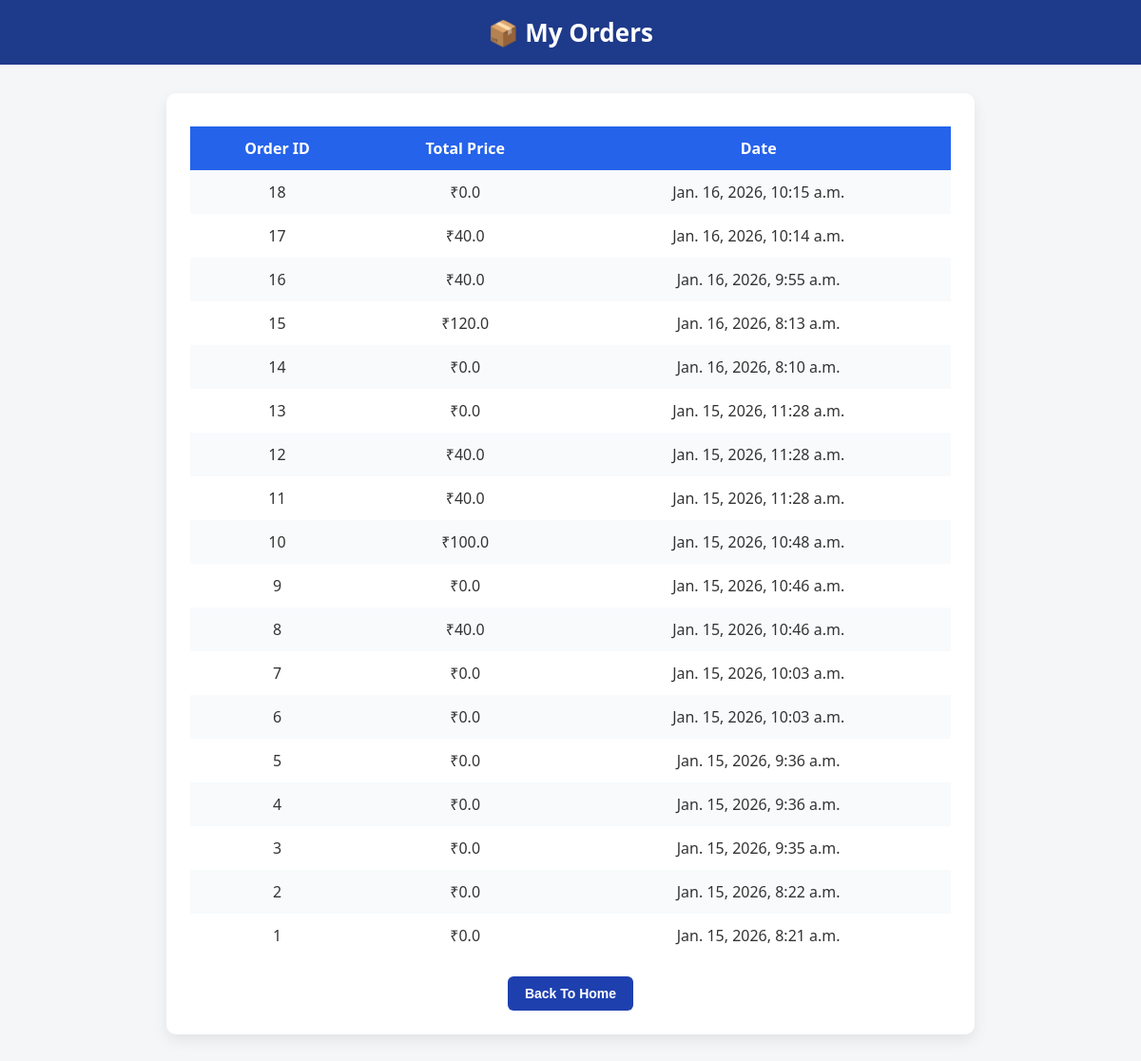
/orders/ (signed in), run on the app's committed database.
### store/models.py (models this page shows, shortened)
class Order(models.Model):
    user=models.ForeignKey(User, on_delete=models.CASCADE)
    total_price= models.FloatField()
    created_at=models.DateTimeField(auto_now_add=True)
    payment_id=models.CharField(max_length=200, blank=True, null=True)
    paid=models.BooleanField(default=False)

### store/views.py (the view)
# urls.py: path('orders/',views.order_history,name='order_history'),
def order_history(request):
    orders=Order.objects.filter(user=request.user).order_by('-created_at')
    return render(request, 'store/order_history.html',{'orders': orders})

### store/templates/store/order_history.html (shortened to what this page needs)
<!DOCTYPE html>
<html>
<head>
</head>
<body>
    <h1>📦 My Orders</h1>
    <div class="orders-container">
        {% if orders %}
        <table>
            <tr>
                <th>Order ID</th>
                <th>Total Price</th>
                <th>Date</th>
            </tr>
            {% for order in orders %}
            <tr>
                <td>{{ order.id }}</td>
                <td>₹{{ order.total_price }}</td>
                <td>{{ order.created_at }}</td>
            </tr>
            {% endfor %}
        </table>
        {% else %}
        <div class="empty">No orders yet.</div>
        {% endif %}
        <a href="{% url 'home' %}" class="back-btn">
            <button>Back To Home</button>
        </a>
    </div>
</body>
</html>

### store/templates/store/order_history.html (style rules this page uses)
body { margin: 0; font-family: "Segoe UI", Arial, sans-serif; background-color: #f4f6f8; color: #333; }
h1 { background-color: #1e3a8a; color: #ffffff; padding: 16px; margin: 0; text-align: center; font-size: 26px; }
.orders-container { max-width: 800px; margin: 30px auto; background-color: #ffffff; padding: 25px; border-radius: 10px; box-shadow: 0 6px 15px rgba(0, 0, 0, 0.08); }
table { width: 100%; border-collapse: collapse; margin-top: 10px; }
th, td { padding: 12px; text-align: center; }
th { background-color: #2563eb; color: #ffffff; font-weight: 600; }
tr:nth-child(even) { background-color: #f8fafc; }
.back-btn { display: block; width: fit-content; margin: 20px auto 0; text-decoration: none; }
.back-btn button { padding: 10px 18px; background-color: #1e40af; color: #ffffff; border: none; border-radius: 6px; font-size: 14px; font-weight: 600; cursor: pointer; }

### data on the page
Order: id "18", total_price "0.0", created_at "Jan. 16, 2026, 10:15 a.m."
Order: id "17", total_price "40.0", created_at "Jan. 16, 2026, 10:14 a.m."
Order: id "16", total_price "40.0", created_at "Jan. 16, 2026, 9:55 a.m."
Order: id "15", total_price "120.0", created_at "Jan. 16, 2026, 8:13 a.m."
Order: id "14", total_price "0.0", created_at "Jan. 16, 2026, 8:10 a.m."
Order: id "13", total_price "0.0", created_at "Jan. 15, 2026, 11:28 a.m."
Order: id "12", total_price "40.0", created_at "Jan. 15, 2026, 11:28 a.m."
Order: id "11", total_price "40.0", created_at "Jan. 15, 2026, 11:28 a.m."
Order: id "10", total_price "100.0", created_at "Jan. 15, 2026, 10:48 a.m."
Order: id "9", total_price "0.0", created_at "Jan. 15, 2026, 10:46 a.m."
Order: id "8", total_price "40.0", created_at "Jan. 15, 2026, 10:46 a.m."
Order: id "7", total_price "0.0", created_at "Jan. 15, 2026, 10:03 a.m."
Order: id "6", total_price "0.0", created_at "Jan. 15, 2026, 10:03 a.m."
Order: id "5", total_price "0.0", created_at "Jan. 15, 2026, 9:36 a.m."
Order: id "4", total_price "0.0", created_at "Jan. 15, 2026, 9:36 a.m."
Order: id "3", total_price "0.0", created_at "Jan. 15, 2026, 9:35 a.m."
Order: id "2", total_price "0.0", created_at "Jan. 15, 2026, 8:22 a.m."
Order: id "1", total_price "0.0", created_at "Jan. 15, 2026, 8:21 a.m."
